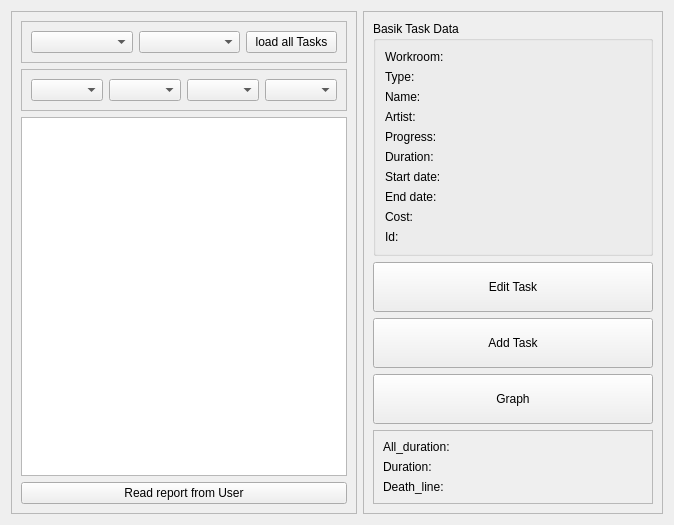
     <widget class="QWidget" name="Task_Manager">
      <attribute name="title">
       <string>Task_Manager</string>
      </attribute>
      <layout class="QHBoxLayout" name="horizontalLayout">
       <item>
        <widget class="QFrame" name="frame_1">
         <property name="enabled">
          <bool>true</bool>
         </property>
         <property name="frameShape">
          <enum>QFrame::StyledPanel</enum>
         </property>
         <property name="frameShadow">
          <enum>QFrame::Raised</enum>
         </property>
         <layout class="QVBoxLayout" name="verticalLayout">
          <item>
           <widget class="QFrame" name="frame_14">
            <property name="frameShape">
             <enum>QFrame::StyledPanel</enum>
            </property>
            <property name="frameShadow">
             <enum>QFrame::Raised</enum>
            </property>
            <layout class="QGridLayout" name="gridLayout_5">
             <item row="0" column="2">
              <widget class="QPushButton" name="loadTask">
               <property name="maximumSize">
                <size>
                 <width>91</width>
                 <height>16777215</height>
                </size>
               </property>
               <property name="text">
                <string>load all Tasks</string>
               </property>
              </widget>
             </item>
             <item row="0" column="0">
              <widget class="QComboBox" name="projectBox"/>
             </item>
             <item row="0" column="1">
              <widget class="QComboBox" name="seriesBox"/>
             </item>
            </layout>
           </widget>
          </item>
          <item>
           <widget class="QFrame" name="frame_11">
            <property name="frameShape">
             <enum>QFrame::StyledPanel</enum>
            </property>
            <property name="frameShadow">
             <enum>QFrame::Raised</enum>
            </property>
            <layout class="QGridLayout" name="gridLayout_6">
             <item row="0" column="1">
              <widget class="QComboBox" name="status_filter_box"/>
             </item>
             <item row="0" column="2">
              <widget class="QComboBox" name="artist_filter_box"/>
             </item>
             <item row="0" column="3">
              <widget class="QComboBox" name="task_name_filter_box"/>
             </item>
             <item row="0" column="0">
              <widget class="QComboBox" name="wr_filter_box"/>
             </item>
            </layout>
           </widget>
          </item>
          <item>
           <widget class="QListView" name="task_list">
            <property name="font">
             <font>
              <pointsize>9</pointsize>
             </font>
            </property>
           </widget>
          </item>
          <item>
           <widget class="QPushButton" name="read_report_from_user_button">
            <property name="text">
             <string>Read report from User</string>
            </property>
           </widget>
          </item>
         </layout>
        </widget>
       </item>
       <item>
        <widget class="QFrame" name="frame_2">
         <property name="minimumSize">
          <size>
           <width>300</width>
           <height>0</height>
          </size>
         </property>
         <property name="frameShape">
          <enum>QFrame::StyledPanel</enum>
         </property>
         <property name="frameShadow">
          <enum>QFrame::Raised</enum>
         </property>
         <layout class="QVBoxLayout" name="verticalLayout_2">
          <item>
           <widget class="QGroupBox" name="groupBox_5">
            <property name="title">
             <string>Basik Task Data</string>
            </property>
            <layout class="QGridLayout" name="gridLayout_3">
             <item row="0" column="0">
              <widget class="QLabel" name="label_20">
               <property name="text">
                <string>Workroom:</string>
               </property>
              </widget>
             </item>
             <item row="0" column="1">
              <widget class="QLabel" name="wr_task_data">
               <property name="minimumSize">
                <size>
                 <width>150</width>
                 <height>0</height>
                </size>
               </property>
               <property name="font">
                <font>
                 <weight>75</weight>
                 <bold>true</bold>
                </font>
               </property>
               <property name="text">
                <string/>
               </property>
              </widget>
             </item>
             <item row="1" column="0">
              <widget class="QLabel" name="label_18">
               <property name="text">
                <string>Type:</string>
               </property>
              </widget>
             </item>
             <item row="1" column="1">
              <widget class="QLabel" name="type_task_data">
               <property name="font">
                <font>
                 <weight>75</weight>
                 <bold>true</bold>
                </font>
               </property>
               <property name="text">
                <string/>
               </property>
              </widget>
             </item>
             <item row="2" column="0">
              <widget class="QLabel" name="label_22">
               <property name="text">
                <string>Name:</string>
               </property>
              </widget>
             </item>
             <item row="2" column="1">
              <widget class="QLabel" name="name_task_data">
               <property name="font">
                <font>
                 <weight>75</weight>
                 <bold>true</bold>
                </font>
               </property>
               <property name="text">
                <string/>
               </property>
              </widget>
             </item>
             <item row="3" column="0">
              <widget class="QLabel" name="label_23">
               <property name="text">
                <string>Artist:</string>
               </property>
              </widget>
             </item>
             <item row="3" column="1">
              <widget class="QLabel" name="performer_task_data">
               <property name="font">
                <font>
                 <weight>75</weight>
                 <bold>true</bold>
                </font>
               </property>
               <property name="text">
                <string/>
               </property>
              </widget>
             </item>
             <item row="4" column="0">
              <widget class="QLabel" name="label_24">
               <property name="text">
                <string>Progress:</string>
               </property>
              </widget>
             </item>
             <item row="4" column="1">
              <widget class="QLabel" name="progress_task_data">
               <property name="font">
                <font>
                 <weight>75</weight>
                 <bold>true</bold>
                </font>
               </property>
               <property name="text">
                <string/>
               </property>
              </widget>
             </item>
             <item row="5" column="0">
              <widget class="QLabel" name="label_25">
               <property name="text">
                <string>Duration:</string>
               </property>
              </widget>
             </item>
             <item row="5" column="1">
              <widget class="QLabel" name="duration_task_data">
               <property name="font">
                <font>
                 <weight>75</weight>
                 <bold>true</bold>
                </font>
               </property>
               <property name="text">
                <string/>
               </property>
              </widget>
             </item>
             <item row="6" column="0">
              <widget class="QLabel" name="label_26">
               <property name="text">
                <string>Start date:</string>
               </property>
              </widget>
             </item>
             <item row="6" column="1">
              <widget class="QLabel" name="start_date_task_data">
               <property name="font">
                <font>
                 <weight>75</weight>
                 <bold>true</bold>
                </font>
               </property>
               <property name="text">
                <string/>
               </property>
              </widget>
             </item>
             <item row="7" column="0">
              <widget class="QLabel" name="label_27">
               <property name="text">
                <string>End date:</string>
               </property>
              </widget>
             </item>
             <item row="7" column="1">
              <widget class="QLabel" name="end_date_task_data">
               <property name="font">
                <font>
                 <weight>75</weight>
                 <bold>true</bold>
                </font>
               </property>
               <property name="text">
                <string/>
               </property>
              </widget>
             </item>
             <item row="8" column="0">
              <widget class="QLabel" name="label_28">
               <property name="text">
                <string>Cost:</string>
               </property>
              </widget>
             </item>
             <item row="8" column="1">
              <widget class="QLabel" name="cost_task_data">
               <property name="font">
                <font>
                 <weight>75</weight>
                 <bold>true</bold>
                </font>
               </property>
               <property name="text">
                <string/>
               </property>
              </widget>
             </item>
             <item row="9" column="0">
              <widget class="QLabel" name="label_29">
               <property name="text">
                <string>Id:</string>
               </property>
              </widget>
             </item>
             <item row="9" column="1">
              <widget class="QLabel" name="id_task_data">
               <property name="font">
                <font>
                 <weight>75</weight>
                 <bold>true</bold>
                </font>
               </property>
               <property name="text">
                <string/>
               </property>
              </widget>
             </item>
            </layout>
           </widget>
          </item>
          <item>
           <widget class="QPushButton" name="edit_task_button">
            <property name="minimumSize">
             <size>
              <width>0</width>
              <height>50</height>
             </size>
            </property>
            <property name="text">
             <string>Edit Task</string>
            </property>
           </widget>
          </item>
          <item>
           <widget class="QPushButton" name="add_task_button">
            <property name="minimumSize">
             <size>
              <width>0</width>
              <height>50</height>
             </size>
            </property>
            <property name="text">
             <string>Add Task</string>
            </property>
           </widget>
          </item>
          <item>
           <widget class="QPushButton" name="graph_button">
            <property name="minimumSize">
             <size>
              <width>0</width>
              <height>50</height>
             </size>
            </property>
            <property name="text">
             <string>Graph</string>
            </property>
           </widget>
          </item>
          <item>
           <widget class="QFrame" name="frame_22">
            <property name="maximumSize">
             <size>
              <width>16777215</width>
              <height>100</height>
             </size>
            </property>
            <property name="frameShape">
             <enum>QFrame::StyledPanel</enum>
            </property>
            <property name="frameShadow">
             <enum>QFrame::Raised</enum>
            </property>
            <layout class="QGridLayout" name="gridLayout_4">
             <item row="2" column="0">
              <widget class="QLabel" name="death_line_label">
               <property name="text">
                <string>Death_line:</string>
               </property>
              </widget>
             </item>
             <item row="0" column="0">
              <widget class="QLabel" name="all_duration_label">
               <property name="text">
                <string>All_duration:</string>
               </property>
              </widget>
             </item>
             <item row="1" column="0">
              <widget class="QLabel" name="duration_label">
               <property name="text">
                <string>Duration:</string>
               </property>
              </widget>
             </item>
             <item row="0" column="1">
              <widget class="QLabel" name="all_duration_data">
               <property name="text">
                <string/>
               </property>
              </widget>
             </item>
             <item row="1" column="1">
              <widget class="QLabel" name="duration_data">
               <property name="text">
                <string/>
               </property>
              </widget>
             </item>
             <item row="2" column="1">
              <widget class="QLabel" name="death_line_date">
               <property name="text">
                <string/>
               </property>
              </widget>
             </item>
            </layout>
           </widget>
          </item>
         </layout>
        </widget>
       </item>
      </layout>
     </widget>
